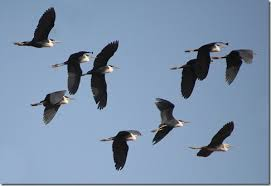
#> input picture ConnectedComponentsLabeling/bird1.jpg, 271 x 186 px
$ python BlobDetection.py
#> lines starting #> are read from the running program, lines starting #| are printed output that depends on the picture; after the words box and inside, x2 and y2 are one past the last pixel; in counts of white or black regions, pixels touching at a corner belong together
#> in loadImage, returned value is the input picture: shape (186, 271, 3); mean B, G, R 171.3, 145.7, 124.7
#> call 2 of loadImage, with filename = 'bird2.jpg'
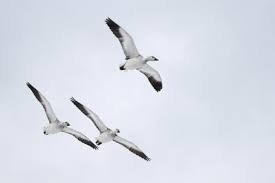
#> input picture ConnectedComponentsLabeling/bird2.jpg, 275 x 183 px
#> in loadImage, returned value is the input picture: shape (183, 275, 3); mean B, G, R 232.7, 221.9, 217.8
#> call 3 of loadImage, with filename = 'bird3.bmp'
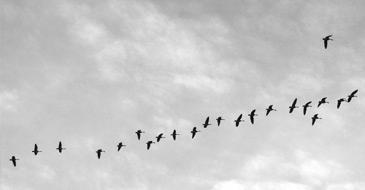
#> input picture ConnectedComponentsLabeling/bird3.bmp, 365 x 190 px
#> in loadImage, returned value is the input picture: shape (190, 365, 3); min 0, max 255, mean 202.2
import cv2
import numpy as np
from matplotlib import pyplot as plt
from enum import Enum

# constant variables
SKIP_VALUE = 200
MAX_GREY_VALUE = 256

plt.close('all')

# this is just to unconfuse pycharm
# this also fixes autocomplete when typed cv2. instead of cv2.cv2
try:
    from cv2 import cv2
except ImportError:
    pass


class NeighborhoodType(Enum):
    EIGHT = 8
    FOUR = 4


class Point:
    def __init__(self, x=0, y=0):
        self.x = x
        self.y = y

    def to_string(self):
        return "({0}, {1})".format(self.x, self.y)


def getEmptyMask():
    return np.array([[0, 0, 0], [0, 0, 0], [0, 0, 0]])


def loadImage(filename):
    return cv2.imread(filename)


def convertImageToGreyscale(image):
    return cv2.cvtColor(image, cv2.COLOR_BGR2GRAY)
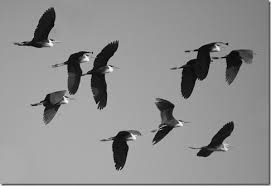
#> returned value: shape (186, 271); min 1, max 252, mean 142.4


def getGaussianFilterForSmoothing():
    return np.array([[2, 4, 5, 2, 2], [4, 9, 12, 9, 4], [5, 12, 15, 12, 5], [4, 9, 12, 9, 4], [2, 4, 5, 4, 2]]) / 156


# iterate the kernel over the image
def iterate(img, mask):
    imgRows = len(img)
    imgCols = len(img[0])
    maskRows = len(mask)
    maskCols = len(mask[0])
    maskCenterX = np.int32(maskRows / 2);
    maskCenterY = np.int32(maskCols / 2);
    retImg = np.zeros(shape=(imgRows, imgCols))
    for i in range(0, imgRows):
        for j in range(0, imgCols):
            for m in range(0, maskRows):
                mm = maskRows - 1 - m
                for n in range(0, maskCols):
                    nn = maskCols - 1 - n
                    # check boundaries
                    ii = i + m - maskCenterX
                    jj = j + n - maskCenterY
                    if (ii >= 0 and ii < imgRows and jj >= 0 and jj < imgCols):
                        retImg[i][j] += img[ii][jj] * mask[mm][nn];
    return retImg


def smoothing(img):
    print("starting smoothing image...")
    return iterate(img, getGaussianFilterForSmoothing())
#> in iterate, `imgRows = len(img)`: imgRows = 186
#> in iterate, `imgCols = len(img[0])`: imgCols = 271
#> in iterate, `maskRows = len(mask)`: maskRows = 5
#> in iterate, `maskCenterX = np.int32(maskRows / 2);`: maskCenterX = 2
#> after the loop in iterate, `for i in range(0, imgRows):`:
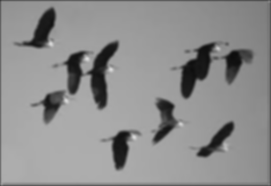
#> retImg: shape (186, 271) float64; min 13.29, max 217.5, mean 142


def convertToBinaryImage(img):
    return img


# this computes the automatic threshold value from the greyscale image intensity values
def computeThreshold(img):
    print("compute thresholding...")
    histData = computeHistogram(img)
    currentMaxValue, threshold, sum, sumF, sumB, wB, wF, varBetween, meanB, meanF = 0, 0, 0, 0, 0, 0, 0, 0, 0, 0
    totalPixel = len(img) * len(img[0])
    count = 0
    while count < MAX_GREY_VALUE:
        sum += count * histData[0][count]
        count = count + 1

    for i in range(0, MAX_GREY_VALUE):
        wB += histData[0][i]
        wF = totalPixel - wB
        if wF == 0:
            break
        sumB += i * histData[0][i]
        sumF = sum - sumB
        meanB = sumB / wB
        meanF = sumF / wF
        between = wB * wF * (meanB - meanF) * (meanB - meanF)
        if between > currentMaxValue:
            currentMaxValue = between
            threshold = i
    print("calculated threshold value is " + str(threshold))
    return threshold


# calculate histogram of grayscale image
def computeHistogram(img):
    histData = []
    rows = len(img)
    cols = len(img[0])
    for i in range(0, rows):
        for j in range(0, cols):
            intensity = img[i][j]
            histData.append(intensity)
    return np.histogram(histData, bins=MAX_GREY_VALUE)


def computeConnectedComponents(img):
    rows = len(img)
    cols = len(img[0])
    visited = np.zeros(shape=(rows, cols))
    # We perform one - pass algorithm -> Check each pixel of the image
    currentLabel = 1;
    for i in range(0, rows):
        for j in range(0, cols):
            # If it is background skip it
            if (img[i][j] == 0):
                visited[i][j] = SKIP_VALUE
            # If it is already visited skip it
            if (visited[i][j] == SKIP_VALUE):
                continue
            # assigning a label to output image
            img[i][j] = currentLabel

            points = []
            # add location point
            points.append(Point(i, j))
            # checking its neighbors
            while len(points) != 0:
                # get last element of the point list
                p = points[(len(points) - 1)]
                # then remove it
                points.pop()

                # Check if it is visited in the while loop
                if (visited[p.x][p.y] == SKIP_VALUE):
                    continue
                # Update the label
                img[p.x][p.y] = currentLabel
                visited[p.x][p.y] = SKIP_VALUE

                # Get the neighbors - 4 Connectivity
                if (p.x > 1):
                    if (visited[p.x - 1][p.y] == 0 and img[p.x - 1][p.y] != 0):
                        points.append(Point(p.x - 1, p.y))

                if (p.y > 1):
                    if (visited[p.x][p.y - 1] == 0 and img[p.x][p.y - 1] != 0):
                        points.append(Point(p.x, p.y - 1))
                if (p.x < rows - 1):
                    if (visited[p.x + 1][p.y] == 0 and img[p.x + 1][p.y] != 0):
                        points.append(Point(p.x + 1, p.y))
                if (p.y < cols - 1):
                    if (visited[p.x][p.y + 1] == 0 and img[p.x][p.y + 1] != 0):
                        points.append(Point(p.x, p.y + 1))
            # increase current label
            currentLabel += 1
    return img


# applying threshold value to image in order to get binary image(0,1) - 0 background 1 foregground
def applyThreshold(img):
    rows = len(img)
#> rows = 186
    cols = len(img[0])
#> cols = 271
    t = computeThreshold(img)
#> in computeHistogram, `rows = len(img)`: rows = 186
#> in computeHistogram, `cols = len(img[0])`: cols = 271
#> after the loop in computeHistogram, `for i in range(0, rows):`: histData = 50406 items
#> in computeThreshold, `totalPixel = len(img) * len(img[0])`: totalPixel = 50406
#> the loop in computeThreshold, `while count < MAX_GREY_VALUE:` made 256 passes
#> sum on passes 1 to 3: 0, 15, 45
#> after the loop in computeThreshold, `while count < MAX_GREY_VALUE:`: count = 256; sum = 8109480
#> the loop in computeThreshold, `for i in range(0, MAX_GREY_VALUE):` made 256 passes
#> (wB, wF, sumB, sumF, meanB, meanF, currentMaxValue) on passes 1 to 12: (8, 50398, 0, 8109480, 0, 160.9, 1.04e+10), (23, 50383, 15, 8109465, 0.652, 161, 2.98e+10), (38, 50368, 45, 8109435, 1.18, 161, 4.89e+10), (68, 50338, 135, 8109345, 1.99, 161.1, 8.67e+10), (115, 50291, 323, 8109157, 2.81, 161.2, 1.45e+11), (171, 50235, 603, 8108877, 3.53, 161.4, 2.14e+11), (228, 50178, 945, 8108535, 4.14, 161.6, 2.84e+11), (281, 50125, 1316, 8108164, 4.68, 161.8, 3.48e+11), (364, 50042, 1980, 8107500, 5.44, 162, 4.47e+11), (480, 49926, 3024, 8106456, 6.3, 162.4, 5.84e+11), (630, 49776, 4524, 8104956, 7.18, 162.8, 7.6e+11), (793, 49613, 6317, 8103163, 7.97, 163.3, 9.5e+11)
#> (wB, wF, sumB) on pass 79: (4677, 45729, 140638)
#| calculated threshold value is 112
    for i in range(0, rows):
        for j in range(0, cols):
            if img[i][j] >= t:
                img[i][j] = 1.0
            else:
                img[i][j] = 0.0
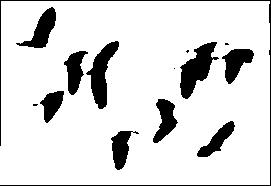
#> img: shape (186, 271) float64; values 0 (black) and 1 (white), 86.4% white; 14 black regions (4 under 20 px), largest, box (x1, y1, x2, y2) and area: (180, 42, 219, 99) 1064, (86, 41, 119, 109) 949, (0, 0, 271, 186) 895
#> after the loop in computeConnectedComponents, `for i in range(0, rows):`:
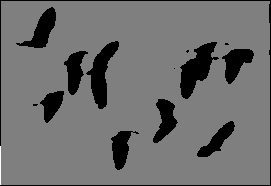
#> img: shape (186, 271) float64; 0.08% of pixels changed, all inside (x1, y1, x2, y2) = (0, 146, 1, 185); drawn with min black and max white
#> after the loop in computeConnectedComponents, `for i in range(0, rows):`: visited: shape (186, 271) float64; every value is 200

    return img


# normaliza the labeled data
def performNormalization(img):
    rows = len(img)
    cols = len(img[0])
    for i in range(0, rows):
        for j in range(0, cols):
            if (img[i][j] > 0):
                img[i][j] = 255 / img[i][j]
    return img


bird1 = loadImage("bird1.jpg")
bird2 = loadImage("bird2.jpg")
bird3 = loadImage("bird3.bmp")

# convert grayscale
img = convertImageToGreyscale(bird1);
# smoothing the image before segmentation
img = smoothing(img)
# applying threshold to the image
img = applyThreshold(img)
# calculate connected components labeling
img = computeConnectedComponents(img)
# perform normalization
img = performNormalization(img)

count = int(img.max())
print("count: " + str(count))
#| count: 255

# show image
plt.close('all')
plt.imshow(img, cmap="gray")
plt.show()
